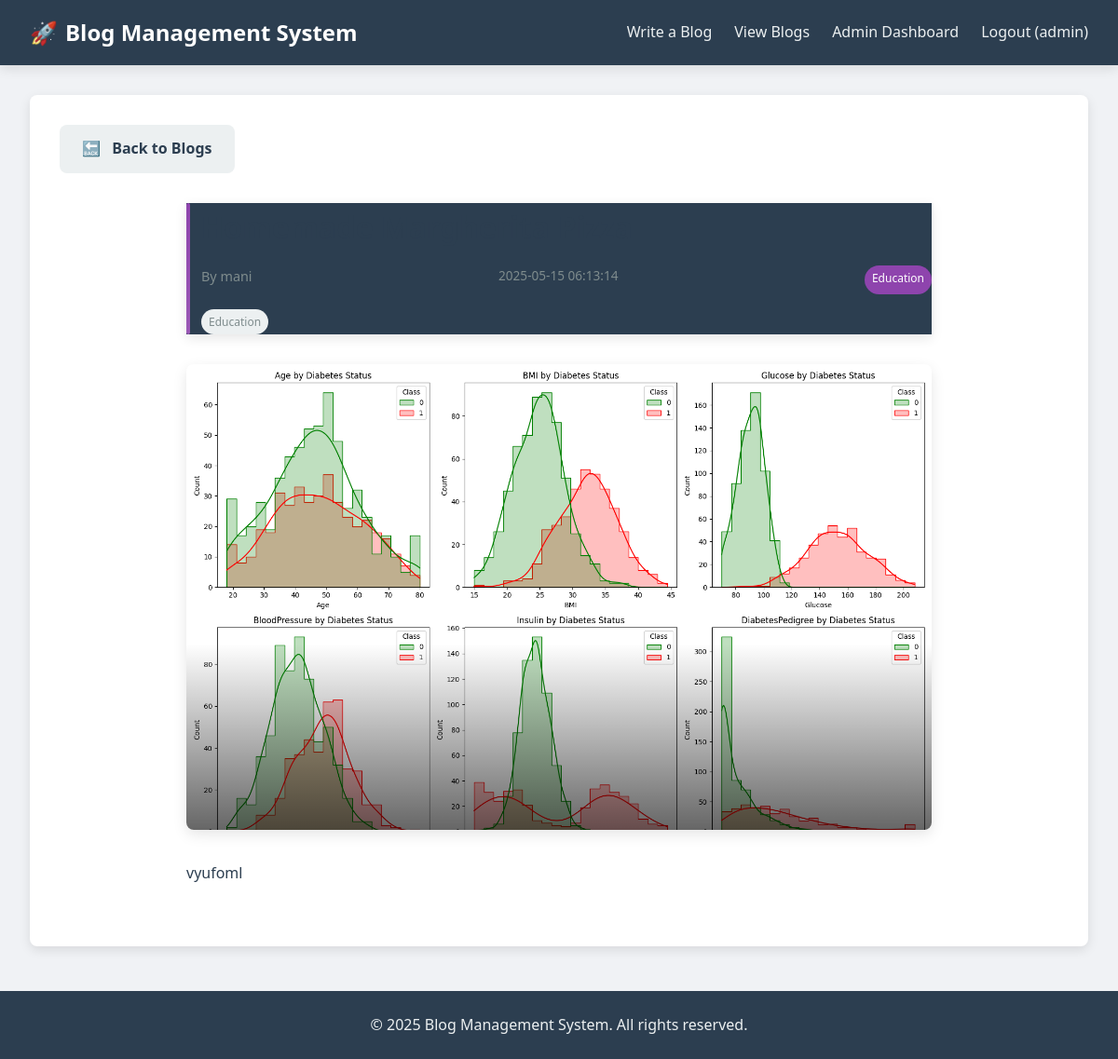
Page /blog/2 (signed in) on the committed database.
### tables this page shows
CREATE TABLE blogs (
        id INTEGER PRIMARY KEY AUTOINCREMENT,
        title TEXT NOT NULL,
        author TEXT NOT NULL,
        tags TEXT,
        domain TEXT NOT NULL,
        content TEXT NOT NULL,
        image_path TEXT,
        created_at TIMESTAMP DEFAULT CURRENT_TIMESTAMP
    );

### app.py (the view)
@app.route('/blog/<int:blog_id>')
def view_blog(blog_id):
    conn = sqlite3.connect('blog.db')
    conn.row_factory = sqlite3.Row
    c = conn.cursor()
    c.execute("SELECT * FROM blogs WHERE id = ?", (blog_id,))
    blog = c.fetchone()
    conn.close()
    if blog:
        return render_template('blog_detail.html', blog=blog)
    else:
        flash('Blog not found', 'error')
        return redirect(url_for('view_blogs'))

### templates/blog_detail.html (shortened to what this page needs)
<!DOCTYPE html>
<html lang="en">
<head>
    <link rel="stylesheet" href="{{ url_for('static', filename='css/styles.css') }}">
</head>
<body>
    <header>
        <nav>
            <div class="logo">
                <a href="{{ url_for('index') }}">
                    <span class="rocket-icon">🚀</span> Blog Management System
                </a>
            </div>
            <div class="nav-links">
                <a href="{{ url_for('write_blog') }}">Write a Blog</a>
                <a href="{{ url_for('view_blogs') }}">View Blogs</a>
                {% if session.logged_in %}
                    {% if session.is_admin %}
                        <a href="{{ url_for('admin_dashboard') }}">Admin Dashboard</a>
                    {% endif %}
                    <a href="{{ url_for('logout') }}">Logout ({{ session.username }})</a>
                {% else %}
                    <a href="{{ url_for('login') }}">Login</a>
                    <a href="{{ url_for('register') }}">Register</a>
                {% endif %}
            </div>
        </nav>
    </header>
    <main>
        <div class="blog-detail-container">
            <a href="{{ url_for('view_blogs') }}" class="back-btn btn btn-secondary">
                <span class="icon">🔙</span> Back to Blogs
            </a>
            <article class="blog-detail">
                <header class="blog-header">
                    <h1 class="blog-title">{{ blog.title }}</h1>
                    <div class="blog-meta">
                        <span class="blog-author">By {{ blog.author }}</span>
                        <span class="blog-date">{{ blog.created_at }}</span>
                        <span class="blog-domain">{{ blog.domain }}</span>
                    </div>
                    {% if blog.tags %}
                        <div class="blog-tags">
                            {% for tag in blog.tags.split(',') %}
                                <span class="tag">{{ tag.strip() }}</span>
                            {% endfor %}
                        </div>
                    {% endif %}
                </header>
                {% if blog.image_path %}
                    <div class="blog-image">
                        <img src="{{ url_for('static', filename=blog.image_path) }}" alt="{{ blog.title }}">
                    </div>
                {% endif %}
                <div class="blog-content">
                    {{ blog.content | replace('\n', '<br>') | safe }}
                </div>
            </article>
        </div>
    </main>
    <footer>
        <p>&copy; 2025 Blog Management System. All rights reserved.</p>
    </footer>
</body>
</html>

### static/css/styles.css (style rules this page uses)
:root { --primary-color: #8e44ad; --primary-dark: #6c3483; --secondary-color: #e67e22; --accent-color: #2ecc71; --light-color: #f7f9fa; --dark-color: #2c3e50; --gray-color: #7f8c8d; --light-gray: #ecf0f1; --success-color: #27ae60; --error-color: #e74c3c; --info-color: #3498db; --warning-color: #f39c12; --box-shadow: 0 4px 12px rgba(0, 0, 0, 0.1); --border-radius: 8px; --gradient-1: linear-gradient(135deg, #8e44ad, #9b59b6); --gradient-2: linear-gradient(135deg, #e67e22, #f39c12); --gradient-3: linear-gradient(135deg, #2ecc71, #27ae60); }
* { margin: 0; padding: 0; box-sizing: border-box; }
body { font-family: 'Segoe UI', Tahoma, Geneva, Verdana, sans-serif; line-height: 1.6; color: var(--dark-color); background-color: #f0f2f5; }
a { text-decoration: none; color: var(--primary-color); }
header { background-color: var(--dark-color); box-shadow: var(--box-shadow); position: sticky; top: 0; z-index: 100; }
nav { display: flex; justify-content: space-between; align-items: center; padding: 1rem 2rem; max-width: 1200px; margin: 0 auto; }
.logo a { font-size: 1.5rem; font-weight: 700; color: #fff; display: flex; align-items: center; }
.rocket-icon { margin-right: 0.5rem; font-size: 1.5rem; color: var(--secondary-color); }
.nav-links { display: flex; gap: 1.5rem; }
.nav-links a { color: #ecf0f1; font-weight: 500; transition: color 0.3s; }
main { max-width: 1200px; margin: 2rem auto; padding: 0 2rem; }
footer { text-align: center; padding: 1.5rem; margin-top: 3rem; background-color: var(--dark-color); color: #ecf0f1; }
.btn { display: inline-block; padding: 0.8rem 1.5rem; border: none; border-radius: var(--border-radius); background-color: var(--primary-color); color: white; font-weight: 600; cursor: pointer; transition: background-color 0.3s, transform 0.3s; }
.btn-secondary { background-color: var(--light-gray); color: var(--dark-color); }
.icon { margin-right: 0.5rem; color: var(--secondary-color); }
.blog-image { height: 180px; overflow: hidden; position: relative; }
.blog-image::after { content: ''; position: absolute; bottom: 0; left: 0; width: 100%; height: 40%; background: linear-gradient(to top, rgba(0, 0, 0, 0.6), transparent); }
.blog-image img { width: 100%; height: 100%; object-fit: cover; transition: transform 0.5s; }
.blog-content { padding: 1.5rem; flex: 1; display: flex; flex-direction: column; }
.blog-title { font-size: 1.25rem; margin-bottom: 0.5rem; color: var(--dark-color); }
.blog-author { color: var(--gray-color); font-size: 0.9rem; margin-bottom: 0.5rem; }
.blog-meta { display: flex; justify-content: space-between; margin-bottom: 1rem; font-size: 0.85rem; }
.blog-domain { background-color: var(--primary-color); color: white; padding: 0.25rem 0.5rem; border-radius: 20px; font-size: 0.75rem; }
.blog-date { color: var(--gray-color); }
.blog-detail-container { background-color: white; padding: 2rem; border-radius: var(--border-radius); box-shadow: var(--box-shadow); }
.blog-detail { max-width: 800px; margin: 2rem auto; }
.blog-header { margin-bottom: 2rem; position: relative; padding-left: 1rem; }
.blog-header::before { content: ''; position: absolute; left: 0; top: 0; height: 100%; width: 4px; background: var(--gradient-1); border-radius: 2px; }
.blog-header .blog-title { font-size: 2rem; color: var(--dark-color); margin-bottom: 1rem; }
.blog-header .blog-meta { display: flex; flex-wrap: wrap; gap: 1rem; margin-bottom: 1rem; }
.blog-tags { display: flex; flex-wrap: wrap; gap: 0.5rem; margin-top: 0.5rem; }
.tag { background-color: var(--light-gray); color: var(--gray-color); padding: 0.25rem 0.5rem; border-radius: 20px; font-size: 0.75rem; transition: background-color 0.3s, color 0.3s; }
.blog-detail .blog-image { margin-bottom: 2rem; height: auto; max-height: 500px; border-radius: var(--border-radius); overflow: hidden; box-shadow: 0 5px 15px rgba(0, 0, 0, 0.1); }
.blog-detail .blog-content { line-height: 1.8; color: var(--dark-color); padding: 0; }

### rows in the picture
blogs: author "mani", created_at "2025-05-15 06:13:14", domain "Education", strip "Education", image_path (picture), content "vyufoml"

### other values in the picture
{{ session.username }} "admin"
